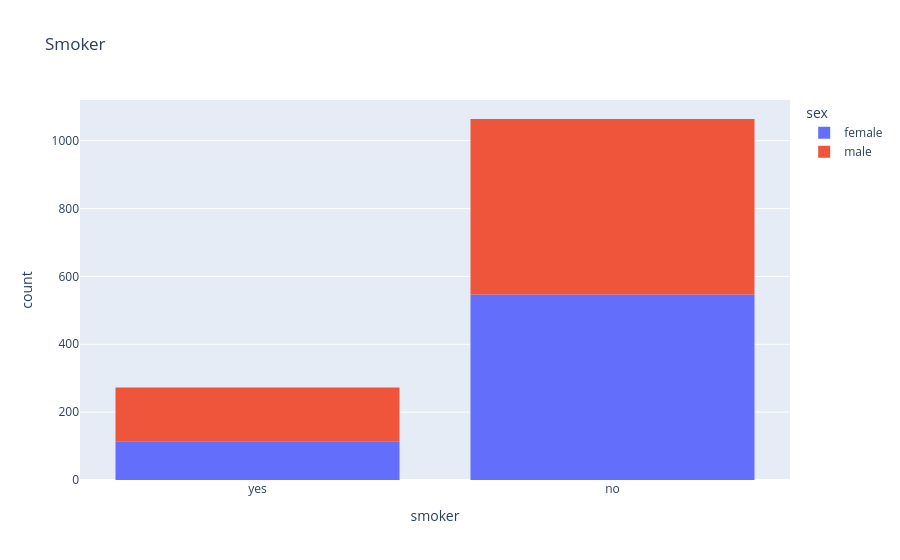

The notebook cell this image was saved under:
### Code cell
px.histogram(medical_df, x='smoker', color='sex', title='Smoker')

### Figure 1 — Plotly figure (JSON) as saved in the notebook; plotly's stock layout.template omitted (floating-point values rounded to 4 significant figures; data arrays with more than 128 entries replaced by an {"elided": "..."} marker saying what was removed)
{"data": [{"bingroup": "x", "hovertemplate": "sex=female<br>smoker=%{x}<br>count=%{y}<extra></extra>", "legendgroup": "female", "marker": {"color": "#636efa", "pattern": {"shape": ""}}, "name": "female", "orientation": "v", "showlegend": true, "type": "histogram", "x": {"elided": "661 str values"}, "xaxis": "x", "yaxis": "y"}, {"bingroup": "x", "hovertemplate": "sex=male<br>smoker=%{x}<br>count=%{y}<extra></extra>", "legendgroup": "male", "marker": {"color": "#EF553B", "pattern": {"shape": ""}}, "name": "male", "orientation": "v", "showlegend": true, "type": "histogram", "x": {"elided": "676 str values"}, "xaxis": "x", "yaxis": "y"}], "layout": {"barmode": "relative", "legend": {"title": {"text": "sex"}, "tracegroupgap": 0}, "title": {"text": "Smoker"}, "xaxis": {"anchor": "y", "domain": [0, 1], "title": {"text": "smoker"}}, "yaxis": {"anchor": "x", "domain": [0, 1], "title": {"text": "count"}}}}
